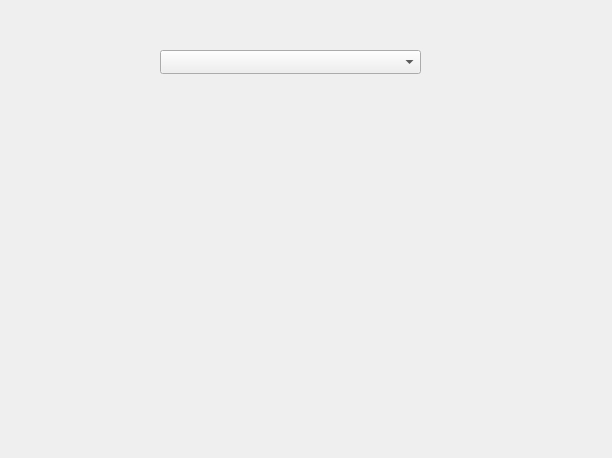
<?xml version="1.0" encoding="UTF-8"?>
<ui version="4.0">
 <class>TrackDialog</class>
 <widget class="QDialog" name="TrackDialog">
  <property name="geometry">
   <rect>
    <x>0</x>
    <y>0</y>
    <width>612</width>
    <height>458</height>
   </rect>
  </property>
  <property name="windowTitle">
   <string>Dialog</string>
  </property>
  <widget class="QComboBox" name="comboBoxBoxes">
   <property name="geometry">
    <rect>
     <x>160</x>
     <y>50</y>
     <width>261</width>
     <height>24</height>
    </rect>
   </property>
  </widget>
  <widget class="QLabel" name="labelDistance">
   <property name="geometry">
    <rect>
     <x>130</x>
     <y>280</y>
     <width>111</width>
     <height>16</height>
    </rect>
   </property>
   <property name="text">
    <string/>
   </property>
  </widget>
  <widget class="QLabel" name="labelStatus">
   <property name="geometry">
    <rect>
     <x>380</x>
     <y>280</y>
     <width>111</width>
     <height>16</height>
    </rect>
   </property>
   <property name="text">
    <string/>
   </property>
  </widget>
 </widget>
 <resources/>
 <connections/>
</ui>
